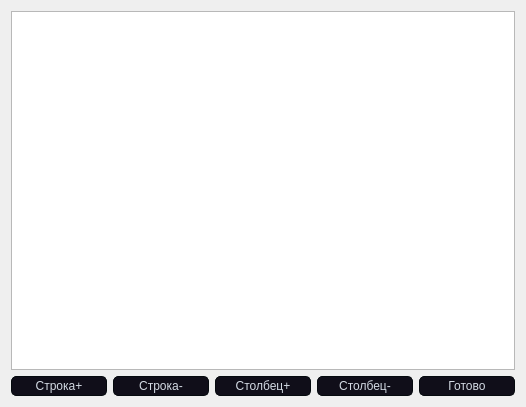
<?xml version="1.0" encoding="UTF-8"?>
<ui version="4.0">
 <class>Matrix</class>
 <widget class="QWidget" name="Matrix">
  <property name="geometry">
   <rect>
    <x>0</x>
    <y>0</y>
    <width>526</width>
    <height>407</height>
   </rect>
  </property>
  <property name="sizePolicy">
   <sizepolicy hsizetype="Maximum" vsizetype="Maximum">
    <horstretch>0</horstretch>
    <verstretch>0</verstretch>
   </sizepolicy>
  </property>
  <property name="windowTitle">
   <string>Form</string>
  </property>
  <property name="styleSheet">
   <string notr="true">QPushButton{
	border-style: solid;
	border-color: #050a0e;
	border-width: 1px;
	border-radius: 5px;
	color: #d3dae3;
	padding: 2px;
	background-color: #100E19;
}
QPushButton::default{
	border-style: solid;
	border-color: #050a0e;
	border-width: 1px;
	border-radius: 5px;
	color: #FFFFFF;
	padding: 2px;
	background-color: #151a1e;
}
QPushButton:hover{
	border-style: solid;
	border-top-color: qlineargradient(spread:pad, x1:0, y1:1, x2:1, y2:1, stop:0 #C0DB50, stop:0.4 #C0DB50, stop:0.5 #100E19, stop:1 #100E19);
    border-bottom-color: qlineargradient(spread:pad, x1:0, y1:1, x2:1, y2:1, stop:0 #100E19, stop:0.5 #100E19, stop:0.6 #C0DB50, stop:1 #C0DB50);
    border-left-color: qlineargradient(spread:pad, x1:0, y1:0, x2:0, y2:1, stop:0 #C0DB50, stop:0.3 #C0DB50, stop:0.7 #100E19, stop:1 #100E19);
    border-right-color: qlineargradient(spread:pad, x1:0, y1:1, x2:0, y2:0, stop:0 #C0DB50, stop:0.3 #C0DB50, stop:0.7 #100E19, stop:1 #100E19);
	border-width: 2px;
    border-radius: 1px;
	color: #d3dae3;
	padding: 2px;
}
QPushButton:pressed{
	border-style: solid;
	border-top-color: qlineargradient(spread:pad, x1:0, y1:1, x2:1, y2:1, stop:0 #d33af1, stop:0.4 #d33af1, stop:0.5 #100E19, stop:1 #100E19);
    border-bottom-color: qlineargradient(spread:pad, x1:0, y1:1, x2:1, y2:1, stop:0 #100E19, stop:0.5 #100E19, stop:0.6 #d33af1, stop:1 #d33af1);
    border-left-color: qlineargradient(spread:pad, x1:0, y1:0, x2:0, y2:1, stop:0 #d33af1, stop:0.3 #d33af1, stop:0.7 #100E19, stop:1 #100E19);
    border-right-color: qlineargradient(spread:pad, x1:0, y1:1, x2:0, y2:0, stop:0 #d33af1, stop:0.3 #d33af1, stop:0.7 #100E19, stop:1 #100E19);
	border-width: 2px;
    border-radius: 1px;
	color: #d3dae3;
	padding: 2px;
}</string>
  </property>
  <layout class="QGridLayout" name="gridLayout">
   <item row="1" column="0">
    <widget class="QPushButton" name="pbcolumnAdd">
     <property name="text">
      <string>Строка+</string>
     </property>
    </widget>
   </item>
   <item row="1" column="1">
    <widget class="QPushButton" name="pbcolumnDel">
     <property name="text">
      <string>Строка-</string>
     </property>
    </widget>
   </item>
   <item row="1" column="2">
    <widget class="QPushButton" name="pbrowAdd">
     <property name="text">
      <string>Столбец+</string>
     </property>
    </widget>
   </item>
   <item row="1" column="3">
    <widget class="QPushButton" name="pbRowDel">
     <property name="text">
      <string>Столбец-</string>
     </property>
    </widget>
   </item>
   <item row="1" column="4">
    <widget class="QPushButton" name="pbOk">
     <property name="text">
      <string>Готово</string>
     </property>
    </widget>
   </item>
   <item row="0" column="0" colspan="5">
    <widget class="QTableWidget" name="twMatrix"/>
   </item>
  </layout>
 </widget>
 <resources/>
 <connections/>
</ui>
